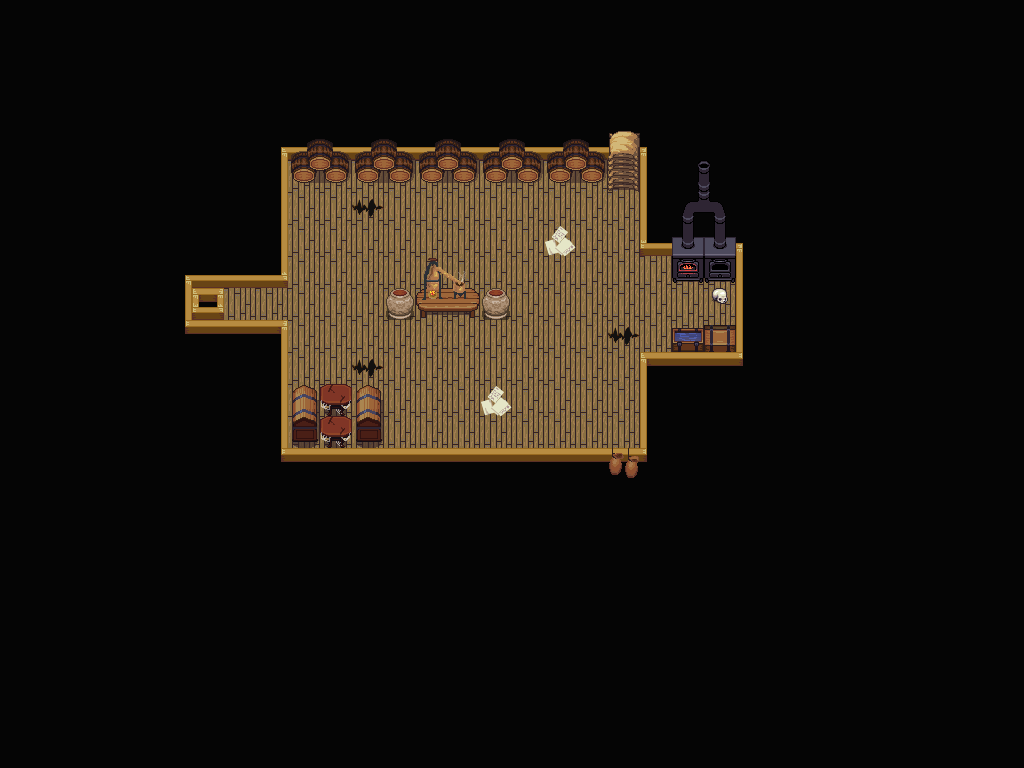

This is a level from a 2D game, rendered from its Tiled map with the project's own tilesets. A one-line summary and the map file follow, with tile-layer data summarised:
An orthogonal 32x24 tile map with 32x32 px tiles, 2 tile layers (fondo, objs), 2 tilesets.

<map version="1.2" tiledversion="1.2.3" orientation="orthogonal" renderorder="right-down" width="32" height="24" tilewidth="32" tileheight="32" infinite="0" nextlayerid="3" nextobjectid="1">
 <tileset firstgid="1" source="house_interior.tsx" />
 <tileset firstgid="257" source="city_inside.tsx" />
 <layer id="1" name="fondo" width="32" height="24" locked="1">
  <data>[768 cells, 768 non-empty, 16 distinct tile ids]</data>
 </layer>
 <layer id="2" name="objs" width="32" height="24">
  <data>[768 cells, 48 non-empty, 26 distinct tile ids]</data>
 </layer>
</map>
